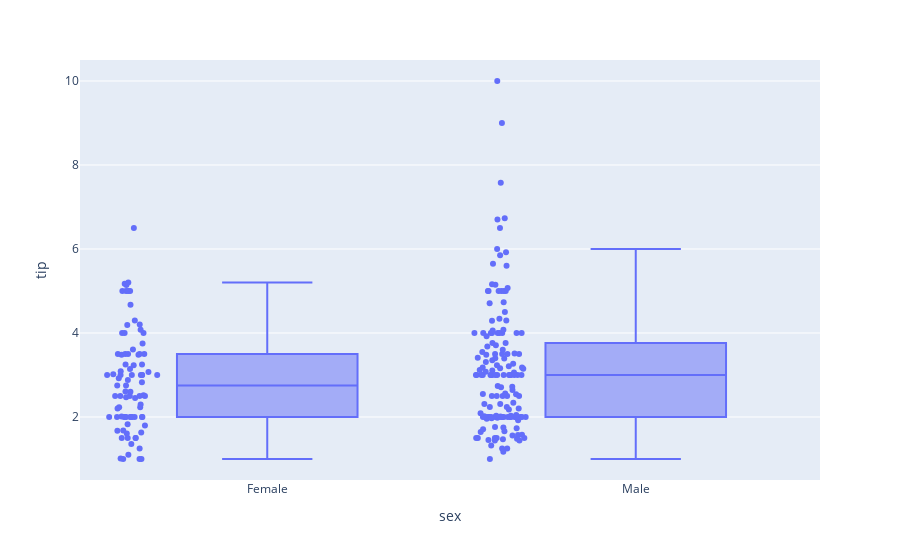

This figure's notebook cell:
### Code cell
df_tips = px.data.tips()
px.box(df_tips, x='sex', y='tip', points='all')

### Figure 1 — Plotly figure (JSON) as saved in the notebook; plotly's stock layout.template omitted (floating-point values rounded to 4 significant figures; data arrays with more than 128 entries replaced by an {"elided": "..."} marker saying what was removed)
{"data": [{"alignmentgroup": "True", "boxpoints": "all", "hovertemplate": "sex=%{x}<br>tip=%{y}<extra></extra>", "legendgroup": "", "marker": {"color": "#636efa"}, "name": "", "notched": false, "offsetgroup": "", "orientation": "v", "showlegend": false, "type": "box", "x": {"elided": "244 str values"}, "x0": " ", "xaxis": "x", "y": {"elided": "244 float values"}, "y0": " ", "yaxis": "y"}], "layout": {"boxmode": "group", "legend": {"tracegroupgap": 0}, "margin": {"t": 60}, "xaxis": {"anchor": "y", "domain": [0, 1], "title": {"text": "sex"}}, "yaxis": {"anchor": "x", "domain": [0, 1], "title": {"text": "tip"}}}}
